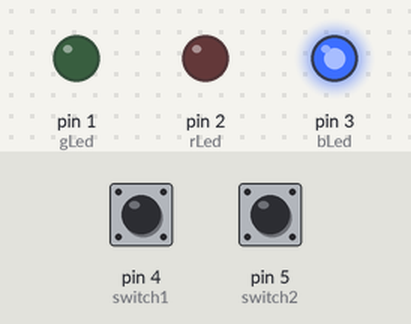
Recording of a sketch running on a simulated Arduino Uno, built with avr-gcc and run on an emulated ATmega328P. Shown: output pins drawn as LEDs (lit = HIGH). Inputs (shaded band) come from the test bench; at power-on: pin 4 (switch1) LOW, pin 5 (switch2) LOW.

Above: at 1.2 s.
1.3 s: pin 4 (switch1) pulled HIGH for 0.15 s
At 1.37 s:
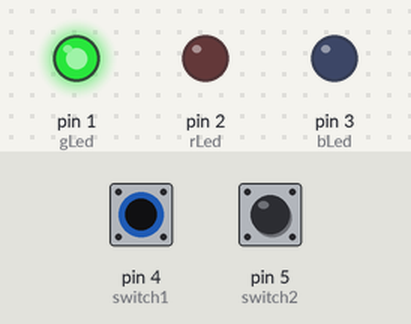
2.9 s: pin 5 (switch2) pulled HIGH for 0.15 s
At 2.97 s:
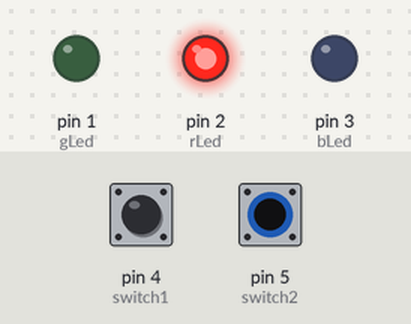
4.5 s: pin 5 (switch2) pulled HIGH for 3.2 s
At 8.9 s:
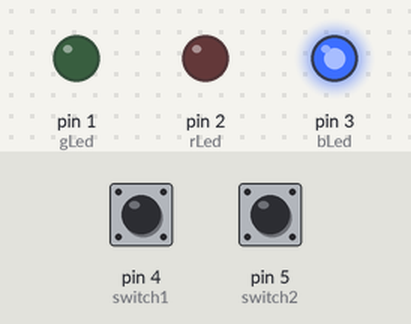
9.2 s: pin 4 (switch1) pulled HIGH for 3.2 s
At 10.1 s:
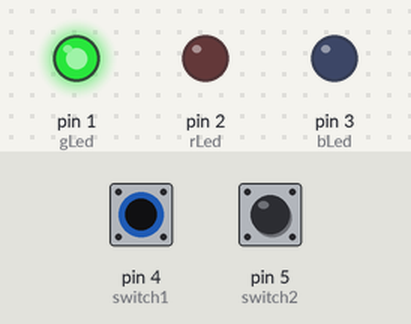
13.9 s: pin 4 (switch1) driven HIGH and pin 5 (switch2) driven HIGH
At 14.9 s:
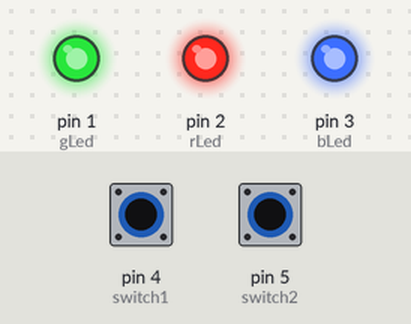
Timing chart, 0 to 16.4 s (numbered marks = the images above; inputs shaded):
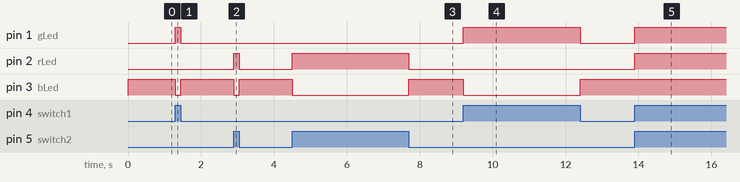

The sketch:

Test_avec_Leds.ino
```cpp
#define gLed 1
#define rLed 2
#define bLed 3
#define switch1 4
#define switch2 5

void setup()
{
  // Set up the switch pins to be an input:
  pinMode(switch1, INPUT);
  pinMode(switch2, INPUT);
  // Set up the LED pins to be an output:
  pinMode(gLed, OUTPUT);
  pinMode(rLed, OUTPUT);
  pinMode(bLed, OUTPUT);
}

void loop()
{
  // variables to hold the switch state
  int switch1Val;
  int switch2Val;

  switch1Val = digitalRead(switch1);
  switch2Val = digitalRead(switch2);

  if ((switch1Val == HIGH) && (switch2Val == LOW))
  {
    digitalWrite(gLed, HIGH);
    digitalWrite(rLed, LOW);
    digitalWrite(bLed, LOW);
  }
  else if ((switch1Val == LOW) && (switch2Val == HIGH)){
    digitalWrite(gLed, LOW);
    digitalWrite(rLed, HIGH);
    digitalWrite(bLed, LOW);
  }
  else if ((switch1Val == LOW) && (switch2Val == LOW)){
    digitalWrite(gLed, LOW);
    digitalWrite(rLed, LOW);
    digitalWrite(bLed, HIGH);
  }
  else if ((switch1Val == HIGH) && (switch2Val == HIGH)){
    digitalWrite(gLed, HIGH);
    digitalWrite(rLed, HIGH);
    digitalWrite(bLed, HIGH);
  }
}
```

Measured:
- after the input at 1.3 s, pin 1 (gLed): LOW → HIGH at once, → LOW 0.15 s later; pin 3 (bLed): HIGH → LOW at once, → HIGH 0.15 s later
- after the input at 2.9 s, pin 2 (rLed): LOW → HIGH at once, → LOW 0.15 s later; pin 3 (bLed): HIGH → LOW at once, → HIGH 0.15 s later
- after the input at 4.5 s, pin 2 (rLed): LOW → HIGH at once, → LOW 3.2 s later; pin 3 (bLed): HIGH → LOW at once, → HIGH 3.2 s later
- after the input at 9.2 s, pin 1 (gLed): LOW → HIGH at once, → LOW 3.2 s later; pin 3 (bLed): HIGH → LOW at once, → HIGH 3.2 s later
- after the input at 13.9 s, pin 1 (gLed), pin 2 (rLed): LOW → HIGH at once
